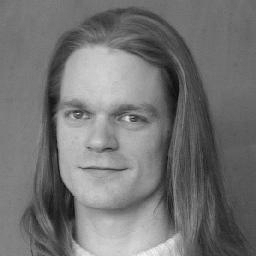
#> input picture Project_2/resources/bauckhage.jpg, 256 x 256 px, found by its file name
$ python task_2_2.py   (older library calls are emulated)
#> lines starting #> are read from the running program, lines starting #| are printed output that depends on the picture
import cv2
from matplotlib import pyplot as plt
import numpy as np

img1 = cv2.imread('bauckhage.jpg',0)
#> img1 is the input picture: shape (256, 256); min 8, max 244, mean 115.4
img2 = cv2.imread('clock.jpg',0)
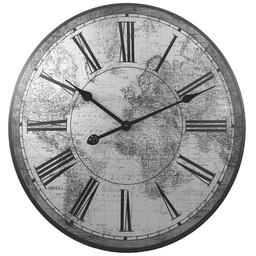
#> input picture Project_2/resources/clock.jpg, 256 x 256 px, found by its file name
#> img2 is the input picture: shape (256, 256); min 11, max 255, mean 175.6

def gradientImage(img, dx, dy, ksize):
    deriv_filter = cv2.getDerivKernels(dx=dx, dy=dy, ksize=ksize, normalize=True) #Normalize the kernel
    return cv2.sepFilter2D(img, -1, deriv_filter[0], deriv_filter[1])            #Get 2D

position = 1
fig = plt.figure()
fig.suptitle('Image Gradients',fontsize=16)
for i in [3,5,9,15]:
    plt.subplot(2,4,position),plt.imshow(gradientImage(img1,1,0,i),cmap = 'gray'),plt.title('Size: '+ str(i)+ ', X'), plt.xticks([]), plt.yticks([])
    position=position+1
    plt.subplot(2,4,position),plt.imshow(gradientImage(img1,0,1,i),cmap = 'gray'),plt.title('Size: '+ str(i)+ ', Y'), plt.xticks([]), plt.yticks([])
    position=position+1
#> after the loop, position = 9

def gradientMagnitude(img,i):
    g = np.sqrt(gradientImage(img,1,0,i)**2 + gradientImage(img,0,1,i)**2).astype(np.uint8)
    return g

fig = plt.figure()
fig.suptitle('Gradient Magnitude',fontsize=16)
position = 1
for i in [5,9,15]:
    plt.subplot(2,3,position),plt.imshow(gradientMagnitude(img1,i),cmap = 'gray'),plt.title('Kernel '+str(i)), plt.xticks([]), plt.yticks([])
    position = position+1
#> this loop made 3 passes
#> pass 1, in gradientMagnitude, `g = np.sqrt(gradientImage(img,1,0,i)**2 + gradientImage(img,0,1,i)**2)..`:
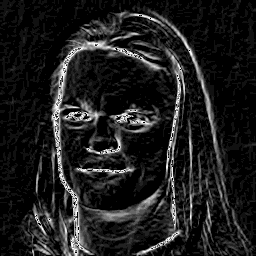
#> g: shape (256, 256); min 0, max 15, mean 1.77; drawn with min black and max white
#> after the loop, position = 4

for i in [5,9,15]:
    plt.subplot(2,3,position),plt.imshow(gradientMagnitude(img2,i),cmap = 'gray'),plt.title('Kernel '+str(i)), plt.xticks([]), plt.yticks([])
    position = position+1
#> this loop made 3 passes
#> pass 1, in gradientMagnitude (call 4), `g = np.sqrt(gradientImage(img,1,0,i)**2 + gradientImage(img,0,1,i)**2)..`:
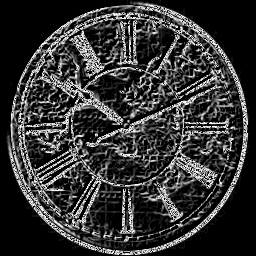
#> g: shape (256, 256); min 0, max 15, mean 3.09; drawn with min black and max white
#> pass 3, in gradientMagnitude (call 6), `g = np.sqrt(gradientImage(img,1,0,i)**2 + gradientImage(img,0,1,i)**2)..`:
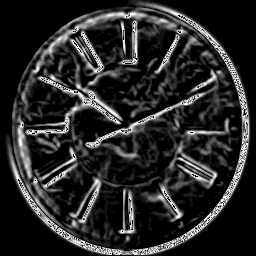
#> g: shape (256, 256); min 0, max 15, mean 2.37; drawn with min black and max white
#> after the loop, position = 7

position = 1
fig = plt.figure()
fig.suptitle('Other Libraries: Sobel',fontsize=16)
for i in [3,5,9,15]:
    sobelx = cv2.Sobel(img1,cv2.CV_64F,1,0,ksize=i)             #First order Sobel edge detection
    sobely = cv2.Sobel(img1,cv2.CV_64F,0,1,ksize=i)
    plt.subplot(2,4,position),plt.imshow(sobelx,cmap = 'gray'),plt.title('Size: '+ str(i)+ ', X'), plt.xticks([]), plt.yticks([])
    position=position+1
    plt.subplot(2,4,position),plt.imshow(sobely,cmap = 'gray'),plt.title('Size: '+ str(i)+ ', Y'), plt.xticks([]), plt.yticks([])
    position=position+1
#> this loop made 4 passes
#> pass 2, `sobely = cv2.Sobel(img1,cv2.CV_64F,0,1,ksize=i)`:
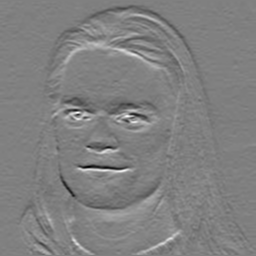
#> sobely: shape (256, 256) float64; min -4461, max 4400, mean 11.6; drawn with min black and max white
#> after the loop, position = 9

position =1
fig = plt.figure()
fig.suptitle('Other Libraries: Laplacian',fontsize=16)
for i in [3,5,9,15]:
    laplacian = cv2.Laplacian(img1,cv2.CV_64F)                  #2nd order Laplacian edge detection
    plt.subplot(1,4,position),plt.imshow(laplacian,cmap = 'gray'),plt.title('Size: '+str(i)), plt.xticks([]), plt.yticks([])
    position=position + 1
#> this loop made 4 passes
#> pass 1, `laplacian = cv2.Laplacian(img1,cv2.CV_64F)`:
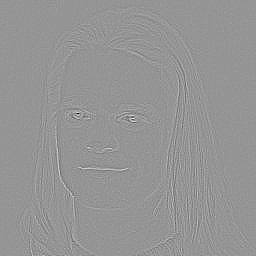
#> laplacian: shape (256, 256) float64; min -296, max 209, mean 0; drawn with min black and max white
#> after the loop, position = 5

plt.show()
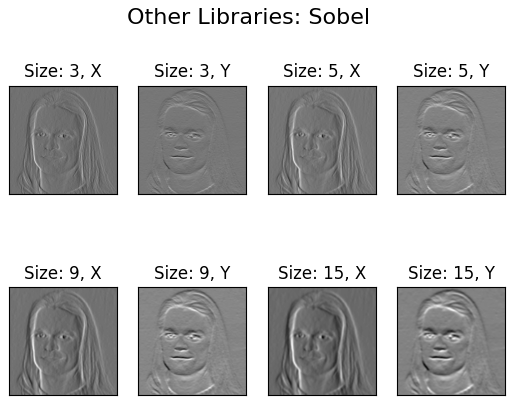
#> figure drawn by matplotlib, 8 panels
